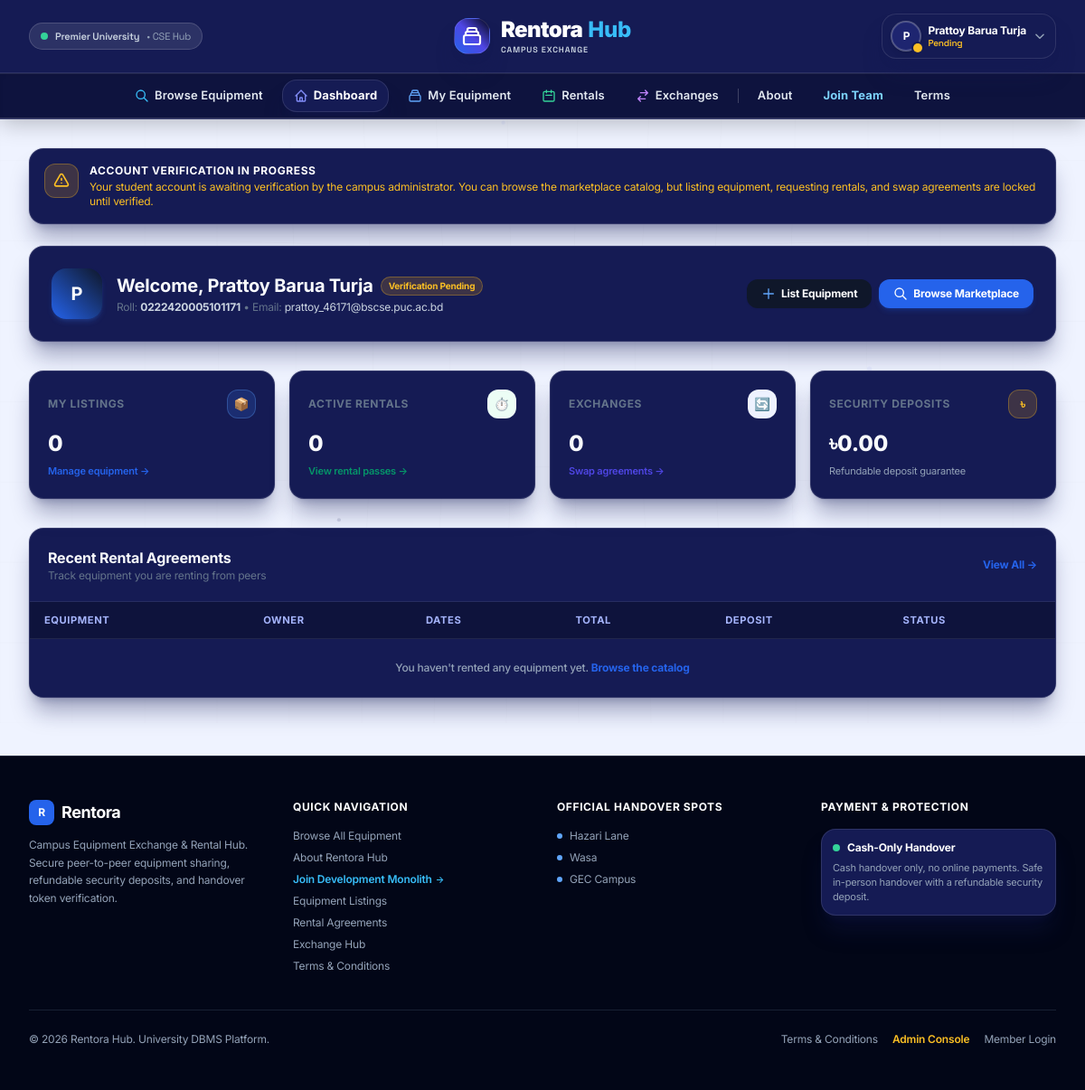
Page /user/dashboard.php (signed in) on the committed database.
### tables this page shows
CREATE TABLE member (
    member_id         INT UNSIGNED AUTO_INCREMENT PRIMARY KEY,
    first_name        VARCHAR(50)  NOT NULL,
    last_name         VARCHAR(50)  NOT NULL,
    student_id        VARCHAR(20)  NULL,
    dob               DATE         NULL,
    gender             ENUM('Male', 'Female', 'Other') NULL,
    university_email  VARCHAR(100) NOT NULL,
    phone_number      VARCHAR(20)  NULL,
    campus_address    VARCHAR(255) NULL,
    account_balance   DECIMAL(10,2) NOT NULL DEFAULT 0.00,
    status            ENUM('Pending', 'Verified', 'Rejected') NOT NULL DEFAULT 'Pending',
    username          VARCHAR(50)  NOT NULL,
    password_hash     VARCHAR(255) NOT NULL,
    created_at        TIMESTAMP    NOT NULL DEFAULT CURRENT_TIMESTAMP,
    CONSTRAINT uq_member_email      UNIQUE (university_email),
    CONSTRAINT uq_member_username   UNIQUE (username),
    CONSTRAINT uq_member_student_id UNIQUE (student_id)
);

### user/dashboard.php (the view, shortened to what this page needs)
<?php
require_once(__DIR__ . '/../config/db.php');
$user_id = $_SESSION['member_id'] ?? $_SESSION['user_id'] ?? 0;
$member_status = 'Pending';
$member_name = $_SESSION['name'] ?? 'Member';
$member_student_id = $_SESSION['student_id'] ?? 'Student';
$member_email = $_SESSION['email'] ?? '';
try {
    $stmt = $pdo->prepare("SELECT first_name, last_name, username, student_id, university_email, status FROM member WHERE member_id = :uid LIMIT 1");
    $stmt->execute(['uid' => $user_id]);
    $member_row = $stmt->fetch();
    if ($member_row) {
        $member_status = $member_row['status'] ?: 'Pending';
        if (!empty($member_row['first_name'])) {
            $member_name = trim($member_row['first_name'] . ' ' . $member_row['last_name']);
        }
        if (!empty($member_row['student_id'])) {
            $member_student_id = $member_row['student_id'];
        }
        if (!empty($member_row['university_email'])) {
            $member_email = $member_row['university_email'];
        }
    }
} catch (Exception $e) {
    $member_status = 'Pending';
}
$dashboard_error = "";
function safe_user_query($pdo, $sql, $params = []) {
    try {
        $stmt = $pdo->prepare($sql);
        $stmt->execute($params);
        return $stmt->fetchAll();
    } catch (Exception $e) {
        return [];
    }
}
function safe_user_scalar($pdo, $sql, $params = [], $default = 0) {
    try {
        $stmt = $pdo->prepare($sql);
        $stmt->execute($params);
        $val = $stmt->fetchColumn();
        return $val !== false ? $val : $default;
    } catch (Exception $e) {
        return $default;
    }
}
$my_equipment_count = safe_user_scalar($pdo, "
    SELECT COUNT(*) FROM equipment
    WHERE owner_id = :uid
", ['uid' => $user_id]);
$my_active_rentals_count = safe_user_scalar($pdo, "
    SELECT COUNT(*) FROM rental_agreement
    WHERE renter_id = :uid AND status IN ('Pending', 'Active')
", ['uid' => $user_id]);
$my_exchanges_count = safe_user_scalar($pdo, "
    SELECT COUNT(*) FROM exchange_agreement
    WHERE lender_a_id = :uid1 OR lender_b_id = :uid2
", ['uid1' => $user_id, 'uid2' => $user_id]);
$security_deposit_total = safe_user_scalar($pdo, "
    SELECT SUM(deposit_amount) FROM rental_agreement
    WHERE renter_id = :uid AND status IN ('Pending', 'Active')
", ['uid' => $user_id]);
$my_recent_rentals = safe_user_query($pdo, "
    SELECT r.*, r.expected_end_date AS end_date, r.total_cost AS total_rent, r.deposit_amount AS deposit,
           e.equipment_name AS title, e.rental_rate AS daily_rate, e.campus_spot,
           CONCAT(m.first_name, ' ', m.last_name) AS owner_name
    FROM rental_agreement r
    LEFT JOIN equipment e ON r.equipment_id = e.equipment_id
    LEFT JOIN member m ON e.owner_id = m.member_id
    WHERE r.renter_id = :uid
    ORDER BY r.rental_id DESC LIMIT 5
", ['uid' => $user_id]);
require_once(__DIR__ . '/../includes/header.php');
require_once(__DIR__ . '/../includes/nav.php');
?>
  <main class="flex-1 max-w-7xl mx-auto px-4 sm:px-6 lg:px-8 py-8 w-full">
    <?php if ($member_status === 'Pending' && empty($dashboard_error)): ?>
      <div class="mb-6 p-4 rounded-2xl bg-amber-50 border border-amber-200 text-amber-900 flex items-start gap-3 shadow-sm">
        <div class="p-2 rounded-xl bg-amber-100 text-amber-700 shrink-0">
          <svg class="w-5 h-5" fill="none" stroke="currentColor" viewBox="0 0 24 24"><path stroke-linecap="round" stroke-linejoin="round" stroke-width="2" d="M12 9v2m0 4h.01m-6.938 4h13.856c1.54 0 2.502-1.667 1.732-3L13.732 4c-.77-1.333-2.694-1.333-3.464 0L3.34 16c-.77 1.333.192 3 1.732 3z"></path></svg>
        </div>
        <div>
          <h4 class="text-xs font-bold uppercase tracking-wider text-amber-800">Account Verification in Progress</h4>
          <p class="text-xs text-amber-700 mt-0.5">Your student account is awaiting verification by the campus administrator. You can browse the marketplace catalog, but listing equipment, requesting rentals, and swap agreements are locked until verified.</p>
        </div>
      </div>
    <?php endif; ?>
    <div class="bg-white rounded-2xl p-6 border border-slate-200 shadow-sm mb-8 flex flex-col md:flex-row justify-between items-start md:items-center gap-4">
      <div class="flex items-center gap-4">
        <div class="w-14 h-14 rounded-2xl bg-gradient-to-tr from-primary-600 to-navy-900 text-white flex items-center justify-center font-bold text-xl shadow-md shadow-blue-500/20">
          <?php echo strtoupper(substr($member_name, 0, 1)); ?>
        </div>
        <div>
          <div class="flex items-center gap-2">
            <h1 class="text-xl font-extrabold text-navy-900">Welcome, <?php echo htmlspecialchars($member_name); ?></h1>
            <?php if ($member_status === 'Verified'): ?>
              <span class="px-2 py-0.5 rounded-full text-[10px] font-bold bg-emerald-100 text-emerald-800">Verified Student</span>
            <?php elseif ($member_status === 'Rejected'): ?>
              <span class="px-2 py-0.5 rounded-full text-[10px] font-bold bg-red-100 text-red-800">Verification Rejected</span>
            <?php else: ?>
              <span class="px-2 py-0.5 rounded-full text-[10px] font-bold bg-amber-100 text-amber-800">Verification Pending</span>
            <?php endif; ?>
          </div>
          <p class="text-xs text-slate-500 mt-0.5">
            Roll: <strong class="text-slate-700"><?php echo htmlspecialchars($member_student_id); ?></strong> &bull;
            Email: <span class="text-slate-700"><?php echo htmlspecialchars($member_email); ?></span>
          </p>
        </div>
      </div>
      <div class="flex flex-wrap gap-2">
        <a href="equipment.php" class="px-4 py-2 bg-navy-900 hover:bg-slate-800 text-white text-xs font-bold rounded-xl shadow-sm transition-all flex items-center gap-1.5">
          <svg class="w-4 h-4 text-blue-400" fill="none" stroke="currentColor" viewBox="0 0 24 24"><path stroke-linecap="round" stroke-linejoin="round" stroke-width="2" d="M12 4v16m8-8H4"></path></svg>
          <span>List Equipment</span>
        </a>
        <a href="../index.php" class="px-4 py-2 bg-primary-600 hover:bg-primary-700 text-white text-xs font-bold rounded-xl shadow-md shadow-blue-600/20 transition-all flex items-center gap-1.5">
          <svg class="w-4 h-4" fill="none" stroke="currentColor" viewBox="0 0 24 24"><path stroke-linecap="round" stroke-linejoin="round" stroke-width="2" d="M21 21l-6-6m2-5a7 7 0 11-14 0 7 7 0 0114 0z"></path></svg>
          <span>Browse Marketplace</span>
        </a>
      </div>
    </div>
    <div class="grid grid-cols-1 sm:grid-cols-2 lg:grid-cols-4 gap-4 mb-8">
      <div class="bg-white p-5 rounded-2xl border border-slate-200 shadow-sm">
        <div class="flex items-center justify-between">
          <span class="text-xs font-bold uppercase tracking-wider text-slate-500">My Listings</span>
          <span class="w-8 h-8 rounded-xl bg-blue-50 text-primary-600 flex items-center justify-center font-bold text-sm">📦</span>
        </div>
        <div class="mt-3 text-2xl font-extrabold text-navy-900"><?php echo $my_equipment_count; ?></div>
        <a href="equipment.php" class="text-[11px] text-primary-600 font-semibold hover:underline">Manage equipment &rarr;</a>
      </div>
      <div class="bg-white p-5 rounded-2xl border border-slate-200 shadow-sm">
        <div class="flex items-center justify-between">
          <span class="text-xs font-bold uppercase tracking-wider text-slate-500">Active Rentals</span>
          <span class="w-8 h-8 rounded-xl bg-emerald-50 text-emerald-600 flex items-center justify-center font-bold text-sm">⏱️</span>
        </div>
        <div class="mt-3 text-2xl font-extrabold text-navy-900"><?php echo $my_active_rentals_count; ?></div>
        <a href="rentals.php" class="text-[11px] text-emerald-600 font-semibold hover:underline">View rental passes &rarr;</a>
      </div>
      <div class="bg-white p-5 rounded-2xl border border-slate-200 shadow-sm">
        <div class="flex items-center justify-between">
          <span class="text-xs font-bold uppercase tracking-wider text-slate-500">Exchanges</span>
          <span class="w-8 h-8 rounded-xl bg-indigo-50 text-indigo-600 flex items-center justify-center font-bold text-sm">🔄</span>
        </div>
        <div class="mt-3 text-2xl font-extrabold text-navy-900"><?php echo $my_exchanges_count; ?></div>
        <a href="exchanges.php" class="text-[11px] text-indigo-600 font-semibold hover:underline">Swap agreements &rarr;</a>
      </div>
      <div class="bg-white p-5 rounded-2xl border border-slate-200 shadow-sm">
        <div class="flex items-center justify-between">
          <span class="text-xs font-bold uppercase tracking-wider text-slate-500">Security Deposits</span>
          <span class="w-8 h-8 rounded-xl bg-amber-50 text-amber-600 flex items-center justify-center font-bold text-sm">৳</span>
        </div>
        <div class="mt-3 text-2xl font-extrabold text-navy-900">৳<?php echo number_format($security_deposit_total, 2); ?></div>
        <span class="text-[11px] text-slate-400">Refundable deposit guarantee</span>
      </div>
    </div>
    <div class="bg-white rounded-2xl border border-slate-200 shadow-sm mb-8 overflow-hidden">
      <div class="p-5 border-b border-slate-200 flex justify-between items-center">
        <div>
          <h3 class="text-base font-extrabold text-navy-900">Recent Rental Agreements</h3>
          <p class="text-xs text-slate-500">Track equipment you are renting from peers</p>
        </div>
        <a href="rentals.php" class="text-xs font-bold text-primary-600 hover:underline">View All &rarr;</a>
      </div>
      <div class="overflow-x-auto">
        <table class="w-full text-left text-xs">
          <thead class="bg-slate-50 border-b border-slate-200 text-slate-500 font-bold uppercase">
            <tr>
              <th class="py-3 px-4">Equipment</th>
              <th class="py-3 px-4">Owner</th>
              <th class="py-3 px-4">Dates</th>
              <th class="py-3 px-4">Total</th>
              <th class="py-3 px-4">Deposit</th>
              <th class="py-3 px-4">Status</th>
            </tr>
          </thead>
          <tbody class="divide-y divide-slate-100">
            <?php if (empty($my_recent_rentals)): ?>
              <tr>
                <td colspan="6" class="py-6 text-center text-slate-400 font-medium">
                  You haven't rented any equipment yet.
                  <a href="../index.php" class="text-primary-600 font-bold hover:underline">Browse the catalog</a>
                </td>
              </tr>
            <?php endif; ?>
          </tbody>
        </table>
      </div>
    </div>
  </main>
<?php require_once(__DIR__ . '/../includes/footer.php'); ?>

### assets/css/style.css (style rules this page uses)
:root { --primary-navy: #151b54; --royal-blue: #151b54; --accent-blue: #2563eb; --emerald-accent: #059669; --amber-accent: #d97706; --bkash-pink: #e2136e; --nagad-orange: #f7941d; }
body { font-family: 'Inter', -apple-system, BlinkMacSystemFont, 'Segoe UI', Roboto, Oxygen, Ubuntu, Cantarell, sans-serif; -webkit-font-smoothing: antialiased; -moz-osx-font-smoothing: grayscale; }

### assets/css/quantum-matrix.css (style rules this page uses)
:root { --photonic-ice: #EFF3FF; --night-blue: #151B54; --absolute-white: #FFFFFF; --optical-white: #ffffff; --optical-snow: #EFF3FF; --optical-slate-50: #f1f5f9; --optical-slate-100: #e2e8f0; --optical-slate-200: #cbd5e1; --optical-slate-300: #94a3b8; --optical-slate-500: #64748b; --optical-slate-700: #334155; --optical-slate-900: #151B54; --optical-navy-950: #0c1033; --vector-blue-50: #eff6ff; --vector-blue-100: #dbeafe; --vector-blue-200: #bfdbfe; --vector-blue-400: #60a5fa; --vector-blue-500: #3b82f6; --vector-blue-600: #2563eb; --vector-blue-700: #1d4ed8; --vector-blue-800: #1e40af; --vector-emerald-500: #10b981; --elevation-rest: 0 4px 16px -2px rgba(15, 23, 42, 0.05), 0 2px 6px -1px rgba(15, 23, 42, 0.03); --elevation-hover: 0 20px 35px -6px rgba(15, 23, 42, 0.10), 0 8px 16px -4px rgba(15, 23, 42, 0.05); --holo-x: 50%; --holo-y: 50%; }
html.theme-crystalline, body.theme-crystalline { background-color: var(--optical-snow) !important; color: var(--optical-slate-900) !important; overflow-x: hidden; font-family: 'Inter', -apple-system, BlinkMacSystemFont, 'Segoe UI', Roboto, sans-serif; letter-spacing: -0.012em; -webkit-font-smoothing: antialiased; -moz-osx-font-smoothing: grayscale; }

### rows in the picture
member: substr($member_name, 0, 1) "P", member_name "Prattoy Barua Turja", student "0222420005101171", university_email "prattoy_46171@bscse.puc.ac.bd"

### other values in the picture
substr($current_name, 0, 1) "P"
$current_name "Prattoy Barua Turja"
$my_equipment_count "0"
$my_active_rentals_count "0"
$my_exchanges_count "0"
$security_deposit_total "0.00"
